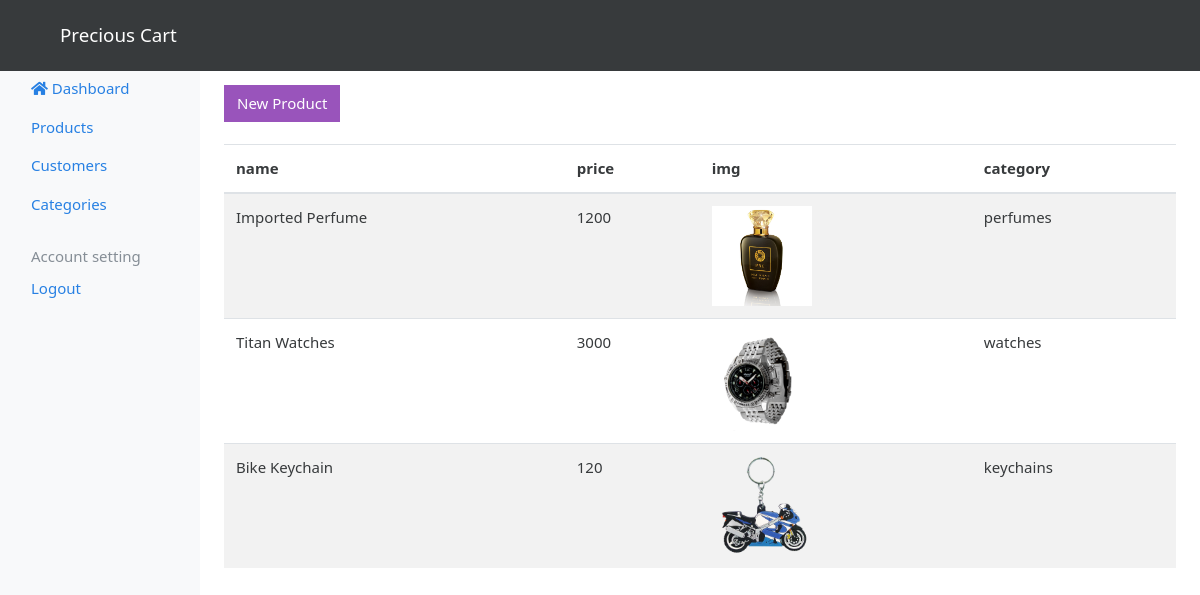
Before: /admin/products.php (signed in) with the older database file.
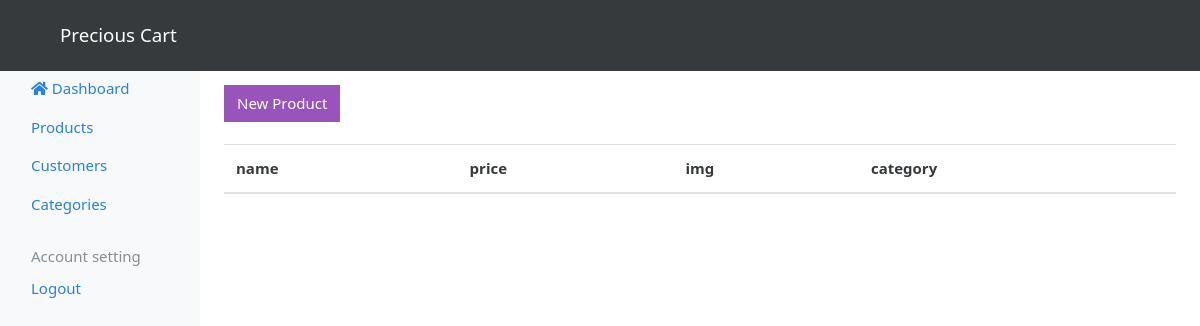
After: the same page with the newer database file.
### tables this page shows
CREATE TABLE `products` (
  `id` int(11) NOT NULL,
  `name` varchar(60) NOT NULL,
  `category` int(11) NOT NULL,
  `price` float NOT NULL,
  `describ` varchar(500) NOT NULL,
  `imgPath` varchar(300) NOT NULL,
  `updatedOn` datetime NOT NULL
);

CREATE TABLE `categories` (
  `id` int(11) NOT NULL,
  `title` varchar(100) NOT NULL
);

### includes/classes/Helper.php (called while the page is built, shortened)
<?php
class Helper{
    public static function getCategory($con,$id){
        $result = mysqli_query($con,"SELECT title FROM categories WHERE id=$id");
        $row = mysqli_fetch_array($result);
        return $row["title"];
    }
}
?>

### admin/products.php (the view, shortened to what this page needs)
<?php include("../includes/partials/admin_head.php");?>
<div class="mt-3">
    <a href="new_product.php"class="btn btn-info">New Product</a>
</div>
<br>
<table class="table table-striped">
  <thead>
    <tr>
      <th scope="col">name</th>
      <th scope="col">price</th>
      <th scope="col">img</th>
      <th scope="col">category</th>
    </tr>
  </thead>
  <tbody>
    <?php
        $customerQuery = mysqli_query($con,"SELECT * FROM  products");
        while($row = mysqli_fetch_array($customerQuery)){
            echo '
            <tr>
                <td>'.$row["name"].'</td>
                <td>'.$row["price"].'</td>
                <td><img src="../assets/'.$row["imgPath"].'" alt="product" width=100></td>
                <td>'.Helper::getCategory($con,$row["category"]).'</td>
            </tr>
            ';
        }
    ?>
  </tbody>
<?php include("../includes/partials/admin_footer.php");?>

### includes/partials/admin_head.php (shortened to what this page needs)
<?php include("../config/database.php");
include("../includes/classes/Helper.php");
?>
<!doctype html>
<html lang="en">
  <head>
    <link rel="stylesheet" href="https://use.fontawesome.com/releases/v5.7.2/css/all.css">
    <link href="../assets/css/main.css" rel="stylesheet">
  </head>
  <body>
    <nav class="navbar navbar-dark fixed-top bg-dark flex-md-nowrap p-0 py-3">
      <div class="container">
      <a class="navbar-brand col-sm-3 col-md-2 mr-0" href="dashboard.php">Precious Cart</a>
      </div>
</nav>
<br><br>
<div class="container-fluid">
  <div class="row">
    <nav class="col-md-2 d-none d-md-block bg-light sidebar" style="height:100vh;">
      <div class="sidebar-sticky">
        <ul class="nav flex-column mt-3 pt-2 ">
          <li class="nav-item">
            <a class="nav-link" href="dashboard.php">
              <i class="fas fa-home"></i> Dashboard
            </a>
          </li>
          <li class="nav-item">
            <a class="nav-link" href="products.php">
              Products
            </a>
          </li>
          <li class="nav-item">
            <a class="nav-link" href="customers.php">
              Customers
            </a>
          </li>
          <li class="nav-item">
            <a class="nav-link" href="category.php">
              Categories
            </a>
          </li>
        </ul>
        <h6 class="sidebar-heading d-flex justify-content-between align-items-center px-3 mt-4 mb-1 text-muted">
          <span>Account setting</span>
        </h6>
        <ul class="nav flex-column mb-2">
          <li class="nav-item">
            <a class="nav-link text-primary" style="cursor:pointer" onClick="logout()">
              Logout
            </a>
          </li>
        </ul>
      </div>
    </nav>
    <main role="main" class="col-md-9 ml-sm-auto col-lg-10 mt-4 px-4">

### includes/partials/admin_footer.php
</main>
  </div>
</div>
        </body>
</html>

Changed rows visible on the page:
removed products: name "Imported Perfume", price "1200", imgPath (picture), category.title "perfumes"
removed products: name "Titan Watches", price "3000", imgPath (picture), category.title "watches"
removed products: name "Bike Keychain", price "120", imgPath (picture), category.title "keychains"
